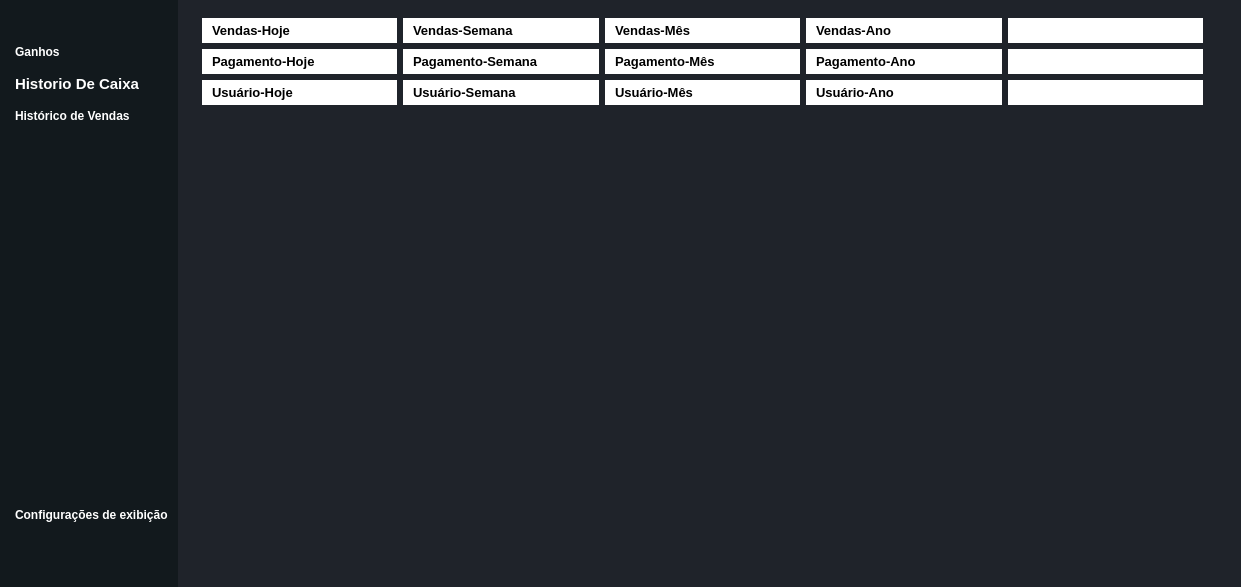
<?xml version="1.0" encoding="UTF-8"?>
<ui version="4.0">
 <class>Dialog</class>
 <widget class="QDialog" name="Dialog">
  <property name="windowModality">
   <enum>Qt::ApplicationModal</enum>
  </property>
  <property name="geometry">
   <rect>
    <x>0</x>
    <y>0</y>
    <width>1241</width>
    <height>587</height>
   </rect>
  </property>
  <property name="windowTitle">
   <string>Estatisticas</string>
  </property>
  <property name="styleSheet">
   <string notr="true">


*{
border:none;
background-color:transparent;
background:none;
padding:0;
margin:0;
color:#fff

}

QDialog{
background-color:#1f232a;

}
#leftMenuSubContainer{
background-color:#12191d;

}

QPushButton{
text-align:left;
padding:5px 10px;
}</string>
  </property>
  <property name="modal">
   <bool>true</bool>
  </property>
  <layout class="QGridLayout" name="gridLayout_8">
   <property name="leftMargin">
    <number>0</number>
   </property>
   <property name="topMargin">
    <number>0</number>
   </property>
   <property name="rightMargin">
    <number>0</number>
   </property>
   <property name="bottomMargin">
    <number>0</number>
   </property>
   <item row="0" column="0">
    <widget class="QWidget" name="leftMenuContainer" native="true">
     <property name="styleSheet">
      <string notr="true">QPushButton{
text-align:left;
	font: 11pt &quot;Nirmala UI&quot; ;
font-weight:bold;

border-top-left-radius:10px;
border-bottom-left-radius:10px ;
}</string>
     </property>
     <layout class="QHBoxLayout" name="horizontalLayout_2">
      <property name="leftMargin">
       <number>0</number>
      </property>
      <property name="topMargin">
       <number>0</number>
      </property>
      <property name="rightMargin">
       <number>0</number>
      </property>
      <property name="bottomMargin">
       <number>0</number>
      </property>
      <item alignment="Qt::AlignLeft">
       <widget class="QWidget" name="leftMenuSubContainer" native="true">
        <layout class="QVBoxLayout" name="verticalLayout">
         <property name="leftMargin">
          <number>5</number>
         </property>
         <property name="topMargin">
          <number>0</number>
         </property>
         <property name="rightMargin">
          <number>0</number>
         </property>
         <property name="bottomMargin">
          <number>0</number>
         </property>
         <item alignment="Qt::AlignTop">
          <widget class="QFrame" name="frame">
           <property name="styleSheet">
            <string notr="true"/>
           </property>
           <property name="frameShape">
            <enum>QFrame::StyledPanel</enum>
           </property>
           <property name="frameShadow">
            <enum>QFrame::Raised</enum>
           </property>
           <layout class="QHBoxLayout" name="horizontalLayout_3">
            <property name="leftMargin">
             <number>0</number>
            </property>
            <property name="topMargin">
             <number>0</number>
            </property>
            <property name="rightMargin">
             <number>0</number>
            </property>
            <property name="bottomMargin">
             <number>0</number>
            </property>
            <item>
             <widget class="QPushButton" name="MenuBtn">
              <property name="cursor">
               <cursorShape>PointingHandCursor</cursorShape>
              </property>
              <property name="toolTip">
               <string>Menu</string>
              </property>
              <property name="styleSheet">
               <string notr="true"/>
              </property>
              <property name="text">
               <string/>
              </property>
              <property name="icon">
               <iconset resource="resources.qrc">
                <normaloff>:/icons white/icons white theme/menu.svg</normaloff>:/icons white/icons white theme/menu.svg</iconset>
              </property>
              <property name="iconSize">
               <size>
                <width>24</width>
                <height>24</height>
               </size>
              </property>
             </widget>
            </item>
           </layout>
          </widget>
         </item>
         <item alignment="Qt::AlignTop">
          <widget class="QFrame" name="frame_2">
           <property name="sizePolicy">
            <sizepolicy hsizetype="Preferred" vsizetype="Preferred">
             <horstretch>0</horstretch>
             <verstretch>0</verstretch>
            </sizepolicy>
           </property>
           <property name="styleSheet">
            <string notr="true"/>
           </property>
           <property name="frameShape">
            <enum>QFrame::StyledPanel</enum>
           </property>
           <property name="frameShadow">
            <enum>QFrame::Raised</enum>
           </property>
           <layout class="QVBoxLayout" name="verticalLayout_2">
            <property name="leftMargin">
             <number>0</number>
            </property>
            <property name="topMargin">
             <number>10</number>
            </property>
            <property name="rightMargin">
             <number>0</number>
            </property>
            <property name="bottomMargin">
             <number>10</number>
            </property>
            <item>
             <widget class="QPushButton" name="ganhosBtn">
              <property name="cursor">
               <cursorShape>PointingHandCursor</cursorShape>
              </property>
              <property name="styleSheet">
               <string notr="true">QPushButton::pressed{
background-color:#1f232a;
}
 </string>
              </property>
              <property name="text">
               <string>Ganhos</string>
              </property>
              <property name="icon">
               <iconset resource="resources.qrc">
                <normaloff>:/icons white/icons white theme/dollar-sign.svg</normaloff>:/icons white/icons white theme/dollar-sign.svg</iconset>
              </property>
              <property name="iconSize">
               <size>
                <width>24</width>
                <height>24</height>
               </size>
              </property>
             </widget>
            </item>
            <item>
             <widget class="QPushButton" name="estatisticasBtn">
              <property name="font">
               <font>
                <family>Nirmala UI</family>
                <pointsize>11</pointsize>
                <weight>75</weight>
                <bold>true</bold>
               </font>
              </property>
              <property name="cursor">
               <cursorShape>PointingHandCursor</cursorShape>
              </property>
              <property name="styleSheet">
               <string notr="true">QPushButton::pressed{
background-color:#1f232a;
}</string>
              </property>
              <property name="text">
               <string>Historio De Caixa</string>
              </property>
              <property name="icon">
               <iconset resource="resources.qrc">
                <normaloff>:/icons white/icons white theme/bar-chart-2.svg</normaloff>:/icons white/icons white theme/bar-chart-2.svg</iconset>
              </property>
              <property name="iconSize">
               <size>
                <width>24</width>
                <height>24</height>
               </size>
              </property>
             </widget>
            </item>
            <item>
             <widget class="QPushButton" name="vendasBtn">
              <property name="cursor">
               <cursorShape>PointingHandCursor</cursorShape>
              </property>
              <property name="styleSheet">
               <string notr="true">QPushButton::pressed{
background-color:#1f232a;
}</string>
              </property>
              <property name="text">
               <string>Histórico de Vendas</string>
              </property>
              <property name="icon">
               <iconset resource="resources.qrc">
                <normaloff>:/icons white/icons white theme/monitor.svg</normaloff>:/icons white/icons white theme/monitor.svg</iconset>
              </property>
              <property name="iconSize">
               <size>
                <width>24</width>
                <height>24</height>
               </size>
              </property>
             </widget>
            </item>
           </layout>
          </widget>
         </item>
         <item>
          <spacer name="verticalSpacer">
           <property name="orientation">
            <enum>Qt::Vertical</enum>
           </property>
           <property name="sizeHint" stdset="0">
            <size>
             <width>20</width>
             <height>40</height>
            </size>
           </property>
          </spacer>
         </item>
         <item alignment="Qt::AlignBottom">
          <widget class="QFrame" name="frame_3">
           <property name="styleSheet">
            <string notr="true"/>
           </property>
           <property name="frameShape">
            <enum>QFrame::StyledPanel</enum>
           </property>
           <property name="frameShadow">
            <enum>QFrame::Raised</enum>
           </property>
           <layout class="QVBoxLayout" name="verticalLayout_3">
            <property name="leftMargin">
             <number>0</number>
            </property>
            <property name="topMargin">
             <number>0</number>
            </property>
            <property name="rightMargin">
             <number>0</number>
            </property>
            <property name="bottomMargin">
             <number>0</number>
            </property>
            <item>
             <widget class="QPushButton" name="configBtn">
              <property name="cursor">
               <cursorShape>PointingHandCursor</cursorShape>
              </property>
              <property name="styleSheet">
               <string notr="true">QPushButton::pressed{
background-color:#1f232a;
}</string>
              </property>
              <property name="text">
               <string>Configurações de exibição</string>
              </property>
              <property name="icon">
               <iconset resource="resources.qrc">
                <normaloff>:/icons white/icons white theme/settings.svg</normaloff>:/icons white/icons white theme/settings.svg</iconset>
              </property>
              <property name="iconSize">
               <size>
                <width>24</width>
                <height>24</height>
               </size>
              </property>
             </widget>
            </item>
            <item>
             <widget class="QPushButton" name="pushButton_6">
              <property name="styleSheet">
               <string notr="true"/>
              </property>
              <property name="text">
               <string/>
              </property>
              <property name="iconSize">
               <size>
                <width>24</width>
                <height>24</height>
               </size>
              </property>
             </widget>
            </item>
            <item>
             <widget class="QPushButton" name="pushButton_7">
              <property name="styleSheet">
               <string notr="true"/>
              </property>
              <property name="text">
               <string/>
              </property>
              <property name="iconSize">
               <size>
                <width>24</width>
                <height>24</height>
               </size>
              </property>
             </widget>
            </item>
           </layout>
          </widget>
         </item>
        </layout>
       </widget>
      </item>
     </layout>
    </widget>
   </item>
   <item row="0" column="1">
    <widget class="QWidget" name="mainBodyContainer" native="true">
     <property name="sizePolicy">
      <sizepolicy hsizetype="Expanding" vsizetype="Expanding">
       <horstretch>0</horstretch>
       <verstretch>0</verstretch>
      </sizepolicy>
     </property>
     <property name="styleSheet">
      <string notr="true"/>
     </property>
     <layout class="QGridLayout" name="gridLayout_2">
      <item row="0" column="0">
       <layout class="QGridLayout" name="gridLayout">
        <item row="0" column="0">
         <widget class="QStackedWidget" name="stackedWidget">
          <property name="styleSheet">
           <string notr="true">background-color:#1f232a;</string>
          </property>
          <property name="currentIndex">
           <number>1</number>
          </property>
          <widget class="QWidget" name="historicoDeCaixa">
           <layout class="QHBoxLayout" name="horizontalLayout_8">
            <item>
             <layout class="QGridLayout" name="gridLayout_7">
              <item row="0" column="0">
               <widget class="QTableWidget" name="tableWidget_2">
                <property name="styleSheet">
                 <string notr="true">QWidget {

    color: #fffff8;
}

QHeaderView::section {
    background-color: #646464;
    padding: 4px;
    font-size: 14pt;
    border-style: none;
    border-bottom: 1px solid #fffff8;
    border-right: 1px solid #fffff8;
}

QTableWidget {
    gridline-color: #fffff8;
    font-size: 12pt;
}

QHeaderView::section:horizontal
{
    border-top: 1px solid #fffff8;
}

QTableWidget QTableCornerButton::section {
    background-color: #646464;
    border: 1px solid #fffff8;
}

QHeaderView::section:horizontal
{
    border-top: 1px solid #fffff8;
}

QHeaderView::section:vertical
{
    border-left: 1px solid #fffff8;
}

QTableWidget::item{
border: 0px; padding: 5px;

}



QTableWidget::item:focus{border:none;}
</string>
                </property>
                <column>
                 <property name="text">
                  <string>ID</string>
                 </property>
                </column>
                <column>
                 <property name="text">
                  <string>Data De Abertura</string>
                 </property>
                </column>
                <column>
                 <property name="text">
                  <string>Data De Fechamento</string>
                 </property>
                </column>
                <column>
                 <property name="text">
                  <string>Qtd.Vendas</string>
                 </property>
                </column>
                <column>
                 <property name="text">
                  <string>Qtd.PD.Ven</string>
                 </property>
                </column>
                <column>
                 <property name="text">
                  <string>Total</string>
                 </property>
                </column>
               </widget>
              </item>
             </layout>
            </item>
            <item>
             <widget class="QWidget" name="widget_2" native="true">
              <property name="minimumSize">
               <size>
                <width>300</width>
                <height>0</height>
               </size>
              </property>
              <widget class="QWidget" name="verticalLayoutWidget_2">
               <property name="geometry">
                <rect>
                 <x>10</x>
                 <y>20</y>
                 <width>271</width>
                 <height>275</height>
                </rect>
               </property>
               <layout class="QVBoxLayout" name="verticalLayout_5">
                <item>
                 <widget class="QLabel" name="label_4">
                  <property name="font">
                   <font>
                    <pointsize>14</pointsize>
                    <weight>75</weight>
                    <bold>true</bold>
                   </font>
                  </property>
                  <property name="text">
                   <string>Filtrar:</string>
                  </property>
                 </widget>
                </item>
                <item>
                 <layout class="QHBoxLayout" name="horizontalLayout_7">
                  <item>
                   <widget class="QDateTimeEdit" name="dateTimeEdit_3">
                    <property name="font">
                     <font>
                      <pointsize>10</pointsize>
                      <weight>50</weight>
                      <bold>false</bold>
                     </font>
                    </property>
                    <property name="displayFormat">
                     <string>dd/MM/yyyy </string>
                    </property>
                   </widget>
                  </item>
                  <item>
                   <widget class="QDateTimeEdit" name="dateTimeEdit_4">
                    <property name="font">
                     <font>
                      <pointsize>10</pointsize>
                      <weight>50</weight>
                      <bold>false</bold>
                     </font>
                    </property>
                    <property name="displayFormat">
                     <string>dd/MM/yyyy </string>
                    </property>
                   </widget>
                  </item>
                 </layout>
                </item>
                <item>
                 <spacer name="horizontalSpacer_6">
                  <property name="orientation">
                   <enum>Qt::Horizontal</enum>
                  </property>
                  <property name="sizeHint" stdset="0">
                   <size>
                    <width>40</width>
                    <height>20</height>
                   </size>
                  </property>
                 </spacer>
                </item>
                <item>
                 <spacer name="horizontalSpacer_3">
                  <property name="orientation">
                   <enum>Qt::Horizontal</enum>
                  </property>
                  <property name="sizeHint" stdset="0">
                   <size>
                    <width>40</width>
                    <height>20</height>
                   </size>
                  </property>
                 </spacer>
                </item>
                <item>
                 <widget class="QLabel" name="label_5">
                  <property name="font">
                   <font>
                    <pointsize>14</pointsize>
                    <weight>75</weight>
                    <bold>true</bold>
                   </font>
                  </property>
                  <property name="text">
                   <string>Ganho:</string>
                  </property>
                 </widget>
                </item>
                <item>
                 <spacer name="horizontalSpacer_7">
                  <property name="orientation">
                   <enum>Qt::Horizontal</enum>
                  </property>
                  <property name="sizeHint" stdset="0">
                   <size>
                    <width>40</width>
                    <height>20</height>
                   </size>
                  </property>
                 </spacer>
                </item>
                <item>
                 <widget class="QLabel" name="label_6">
                  <property name="font">
                   <font>
                    <pointsize>10</pointsize>
                    <weight>50</weight>
                    <bold>false</bold>
                   </font>
                  </property>
                  <property name="text">
                   <string>Distância de dias</string>
                  </property>
                 </widget>
                </item>
               </layout>
              </widget>
             </widget>
            </item>
           </layout>
          </widget>
          <widget class="QWidget" name="Ganhos">
           <layout class="QGridLayout" name="gridLayout_4">
            <item row="6" column="3">
             <spacer name="verticalSpacer_2">
              <property name="orientation">
               <enum>Qt::Vertical</enum>
              </property>
              <property name="sizeHint" stdset="0">
               <size>
                <width>20</width>
                <height>40</height>
               </size>
              </property>
             </spacer>
            </item>
            <item row="6" column="2">
             <layout class="QVBoxLayout" name="verticalLayout_7">
              <item>
               <layout class="QGridLayout" name="gridLayout_3">
                <property name="sizeConstraint">
                 <enum>QLayout::SetMaximumSize</enum>
                </property>
               </layout>
              </item>
             </layout>
            </item>
            <item row="5" column="2">
             <spacer name="horizontalSpacer">
              <property name="orientation">
               <enum>Qt::Horizontal</enum>
              </property>
              <property name="sizeHint" stdset="0">
               <size>
                <width>40</width>
                <height>20</height>
               </size>
              </property>
             </spacer>
            </item>
            <item row="4" column="2">
             <layout class="QVBoxLayout" name="verticalLayout_6">
              <property name="sizeConstraint">
               <enum>QLayout::SetMinimumSize</enum>
              </property>
              <item>
               <layout class="QHBoxLayout" name="horizontalLayout_4">
                <item>
                 <widget class="QPushButton" name="pushButton_2">
                  <property name="font">
                   <font>
                    <pointsize>10</pointsize>
                    <weight>75</weight>
                    <bold>true</bold>
                   </font>
                  </property>
                  <property name="styleSheet">
                   <string notr="true">background-color: rgb(255, 255, 255);
color: rgb(0, 0, 0);</string>
                  </property>
                  <property name="text">
                   <string>Vendas-Hoje</string>
                  </property>
                 </widget>
                </item>
                <item>
                 <widget class="QPushButton" name="pushButton_13">
                  <property name="font">
                   <font>
                    <pointsize>10</pointsize>
                    <weight>75</weight>
                    <bold>true</bold>
                   </font>
                  </property>
                  <property name="styleSheet">
                   <string notr="true">background-color: rgb(255, 255, 255);
color: rgb(0, 0, 0);</string>
                  </property>
                  <property name="text">
                   <string>Vendas-Semana</string>
                  </property>
                 </widget>
                </item>
                <item>
                 <widget class="QPushButton" name="pushButton_5">
                  <property name="font">
                   <font>
                    <pointsize>10</pointsize>
                    <weight>75</weight>
                    <bold>true</bold>
                   </font>
                  </property>
                  <property name="styleSheet">
                   <string notr="true">background-color: rgb(255, 255, 255);
color: rgb(0, 0, 0);</string>
                  </property>
                  <property name="text">
                   <string>Vendas-Mês</string>
                  </property>
                 </widget>
                </item>
                <item>
                 <widget class="QPushButton" name="pushButton_4">
                  <property name="font">
                   <font>
                    <pointsize>10</pointsize>
                    <weight>75</weight>
                    <bold>true</bold>
                   </font>
                  </property>
                  <property name="styleSheet">
                   <string notr="true">background-color: rgb(255, 255, 255);
color: rgb(0, 0, 0);</string>
                  </property>
                  <property name="text">
                   <string>Vendas-Ano</string>
                  </property>
                 </widget>
                </item>
                <item>
                 <widget class="QPushButton" name="pushButton_3">
                  <property name="font">
                   <font>
                    <pointsize>10</pointsize>
                    <weight>75</weight>
                    <bold>true</bold>
                   </font>
                  </property>
                  <property name="styleSheet">
                   <string notr="true">background-color: rgb(255, 255, 255);
color: rgb(0, 0, 0);</string>
                  </property>
                  <property name="text">
                   <string/>
                  </property>
                 </widget>
                </item>
               </layout>
              </item>
              <item>
               <layout class="QHBoxLayout" name="horizontalLayout_5">
                <item>
                 <widget class="QPushButton" name="pushButton_11">
                  <property name="font">
                   <font>
                    <pointsize>10</pointsize>
                    <weight>75</weight>
                    <bold>true</bold>
                   </font>
                  </property>
                  <property name="styleSheet">
                   <string notr="true">background-color: rgb(255, 255, 255);
color: rgb(0, 0, 0);</string>
                  </property>
                  <property name="text">
                   <string>Pagamento-Hoje</string>
                  </property>
                 </widget>
                </item>
                <item>
                 <widget class="QPushButton" name="pushButton_12">
                  <property name="font">
                   <font>
                    <pointsize>10</pointsize>
                    <weight>75</weight>
                    <bold>true</bold>
                   </font>
                  </property>
                  <property name="styleSheet">
                   <string notr="true">background-color: rgb(255, 255, 255);
color: rgb(0, 0, 0);</string>
                  </property>
                  <property name="text">
                   <string>Pagamento-Semana</string>
                  </property>
                 </widget>
                </item>
                <item>
                 <widget class="QPushButton" name="pushButton_10">
                  <property name="font">
                   <font>
                    <pointsize>10</pointsize>
                    <weight>75</weight>
                    <bold>true</bold>
                   </font>
                  </property>
                  <property name="styleSheet">
                   <string notr="true">background-color: rgb(255, 255, 255);
color: rgb(0, 0, 0);</string>
                  </property>
                  <property name="text">
                   <string>Pagamento-Mês</string>
                  </property>
                 </widget>
                </item>
                <item>
                 <widget class="QPushButton" name="pushButton_9">
                  <property name="font">
                   <font>
                    <pointsize>10</pointsize>
                    <weight>75</weight>
                    <bold>true</bold>
                   </font>
                  </property>
                  <property name="styleSheet">
                   <string notr="true">background-color: rgb(255, 255, 255);
color: rgb(0, 0, 0);</string>
                  </property>
                  <property name="text">
                   <string>Pagamento-Ano</string>
                  </property>
                 </widget>
                </item>
                <item>
                 <widget class="QPushButton" name="pushButton_8">
                  <property name="font">
                   <font>
                    <pointsize>10</pointsize>
                    <weight>75</weight>
                    <bold>true</bold>
                   </font>
                  </property>
                  <property name="styleSheet">
                   <string notr="true">background-color: rgb(255, 255, 255);
color: rgb(0, 0, 0);</string>
                  </property>
                  <property name="text">
                   <string/>
                  </property>
                 </widget>
                </item>
               </layout>
              </item>
              <item>
               <layout class="QHBoxLayout" name="horizontalLayout_6">
                <item>
                 <widget class="QPushButton" name="pushButton_18">
                  <property name="font">
                   <font>
                    <pointsize>10</pointsize>
                    <weight>75</weight>
                    <bold>true</bold>
                   </font>
                  </property>
                  <property name="styleSheet">
                   <string notr="true">background-color: rgb(255, 255, 255);
color: rgb(0, 0, 0);</string>
                  </property>
                  <property name="text">
                   <string>Usuário-Hoje</string>
                  </property>
                 </widget>
                </item>
                <item>
                 <widget class="QPushButton" name="pushButton_17">
                  <property name="font">
                   <font>
                    <pointsize>10</pointsize>
                    <weight>75</weight>
                    <bold>true</bold>
                   </font>
                  </property>
                  <property name="styleSheet">
                   <string notr="true">background-color: rgb(255, 255, 255);
color: rgb(0, 0, 0);</string>
                  </property>
                  <property name="text">
                   <string>Usuário-Semana</string>
                  </property>
                 </widget>
                </item>
                <item>
                 <widget class="QPushButton" name="pushButton_16">
                  <property name="font">
                   <font>
                    <pointsize>10</pointsize>
                    <weight>75</weight>
                    <bold>true</bold>
                   </font>
                  </property>
                  <property name="styleSheet">
                   <string notr="true">background-color: rgb(255, 255, 255);
color: rgb(0, 0, 0);</string>
                  </property>
                  <property name="text">
                   <string>Usuário-Mês</string>
                  </property>
                 </widget>
                </item>
                <item>
                 <widget class="QPushButton" name="pushButton_15">
                  <property name="font">
                   <font>
                    <pointsize>10</pointsize>
                    <weight>75</weight>
                    <bold>true</bold>
                   </font>
                  </property>
                  <property name="styleSheet">
                   <string notr="true">background-color: rgb(255, 255, 255);
color: rgb(0, 0, 0);</string>
                  </property>
                  <property name="text">
                   <string>Usuário-Ano</string>
                  </property>
                 </widget>
                </item>
                <item>
                 <widget class="QPushButton" name="pushButton_14">
                  <property name="font">
                   <font>
                    <pointsize>10</pointsize>
                    <weight>75</weight>
                    <bold>true</bold>
                   </font>
                  </property>
                  <property name="styleSheet">
                   <string notr="true">background-color: rgb(255, 255, 255);
color: rgb(0, 0, 0);</string>
                  </property>
                  <property name="text">
                   <string/>
                  </property>
                 </widget>
                </item>
               </layout>
              </item>
             </layout>
            </item>
           </layout>
          </widget>
          <widget class="QWidget" name="vendas">
           <layout class="QGridLayout" name="gridLayout_6">
            <item row="0" column="0">
             <layout class="QGridLayout" name="gridLayout_5">
              <item row="0" column="0">
               <widget class="QTableWidget" name="tableWidget">
                <property name="styleSheet">
                 <string notr="true">QWidget {

    color: #fffff8;
}

QHeaderView::section {
    background-color: #646464;
    padding: 4px;
    font-size: 14pt;
    border-style: none;
    border-bottom: 1px solid #fffff8;
    border-right: 1px solid #fffff8;
}

QTableWidget {
    gridline-color: #fffff8;
    font-size: 12pt;
}

QHeaderView::section:horizontal
{
    border-top: 1px solid #fffff8;
}

QTableWidget QTableCornerButton::section {
    background-color: #646464;
    border: 1px solid #fffff8;
}

QHeaderView::section:horizontal
{
    border-top: 1px solid #fffff8;
}

QHeaderView::section:vertical
{
    border-left: 1px solid #fffff8;
}

QTableWidget::item{
border: 0px; padding: 5px;

}



QTableWidget::item:focus{border:none;}
</string>
                </property>
                <column>
                 <property name="text">
                  <string>ID</string>
                 </property>
                </column>
                <column>
                 <property name="text">
                  <string>Data E Hora</string>
                 </property>
                </column>
                <column>
                 <property name="text">
                  <string>Qtd. Produtos Vendidos</string>
                 </property>
                </column>
                <column>
                 <property name="text">
                  <string>Total</string>
                 </property>
                </column>
               </widget>
              </item>
             </layout>
            </item>
            <item row="0" column="1">
             <widget class="QWidget" name="widget" native="true">
              <property name="minimumSize">
               <size>
                <width>300</width>
                <height>0</height>
               </size>
              </property>
              <widget class="QWidget" name="verticalLayoutWidget">
               <property name="geometry">
                <rect>
                 <x>10</x>
                 <y>20</y>
                 <width>271</width>
                 <height>275</height>
                </rect>
               </property>
               <layout class="QVBoxLayout" name="verticalLayout_4">
                <item>
                 <widget class="QLabel" name="label_2">
                  <property name="font">
                   <font>
                    <pointsize>14</pointsize>
                    <weight>75</weight>
                    <bold>true</bold>
                   </font>
                  </property>
                  <property name="text">
                   <string>Filtrar:</string>
                  </property>
                 </widget>
                </item>
                <item>
                 <layout class="QHBoxLayout" name="horizontalLayout">
                  <item>
                   <widget class="QDateTimeEdit" name="dateTimeEdit_2">
                    <property name="font">
                     <font>
                      <pointsize>10</pointsize>
                      <weight>50</weight>
                      <bold>false</bold>
                     </font>
                    </property>
                    <property name="displayFormat">
                     <string>dd/MM/yyyy </string>
                    </property>
                   </widget>
                  </item>
                  <item>
                   <widget class="QDateTimeEdit" name="dateTimeEdit">
                    <property name="font">
                     <font>
                      <pointsize>10</pointsize>
                      <weight>50</weight>
                      <bold>false</bold>
                     </font>
                    </property>
                    <property name="displayFormat">
                     <string>dd/MM/yyyy </string>
                    </property>
                   </widget>
                  </item>
                 </layout>
                </item>
                <item>
                 <spacer name="horizontalSpacer_5">
                  <property name="orientation">
                   <enum>Qt::Horizontal</enum>
                  </property>
                  <property name="sizeHint" stdset="0">
                   <size>
                    <width>40</width>
                    <height>20</height>
                   </size>
                  </property>
                 </spacer>
                </item>
                <item>
                 <spacer name="horizontalSpacer_2">
                  <property name="orientation">
                   <enum>Qt::Horizontal</enum>
                  </property>
                  <property name="sizeHint" stdset="0">
                   <size>
                    <width>40</width>
                    <height>20</height>
                   </size>
                  </property>
                 </spacer>
                </item>
                <item>
                 <widget class="QLabel" name="label">
                  <property name="font">
                   <font>
                    <pointsize>14</pointsize>
                    <weight>75</weight>
                    <bold>true</bold>
                   </font>
                  </property>
                  <property name="text">
                   <string>Ganho:</string>
                  </property>
                 </widget>
                </item>
                <item>
                 <spacer name="horizontalSpacer_4">
                  <property name="orientation">
                   <enum>Qt::Horizontal</enum>
                  </property>
                  <property name="sizeHint" stdset="0">
                   <size>
                    <width>40</width>
                    <height>20</height>
                   </size>
                  </property>
                 </spacer>
                </item>
                <item>
                 <widget class="QLabel" name="label_3">
                  <property name="font">
                   <font>
                    <pointsize>10</pointsize>
                    <weight>50</weight>
                    <bold>false</bold>
                   </font>
                  </property>
                  <property name="text">
                   <string>Distância de dias</string>
                  </property>
                 </widget>
                </item>
               </layout>
              </widget>
             </widget>
            </item>
           </layout>
          </widget>
          <widget class="QWidget" name="config">
           <widget class="QWidget" name="verticalLayoutWidget_4">
            <property name="geometry">
             <rect>
              <x>20</x>
              <y>50</y>
              <width>357</width>
              <height>162</height>
             </rect>
            </property>
            <layout class="QVBoxLayout" name="verticalLayout_9">
             <item>
              <widget class="QLabel" name="label_7">
               <property name="font">
                <font>
                 <pointsize>16</pointsize>
                 <weight>75</weight>
                 <bold>true</bold>
                </font>
               </property>
               <property name="text">
                <string>Dias De exibição:</string>
               </property>
              </widget>
             </item>
             <item>
              <layout class="QHBoxLayout" name="horizontalLayout_9">
               <item>
                <widget class="QLineEdit" name="lineEdit">
                 <property name="font">
                  <font>
                   <pointsize>14</pointsize>
                   <weight>75</weight>
                   <bold>true</bold>
                  </font>
                 </property>
                 <property name="styleSheet">
                  <string notr="true">
border: 1px solid;
border-color: rgb(255, 255, 255);
color: rgb(255, 255, 255);</string>
                 </property>
                 <property name="maxLength">
                  <number>7</number>
                 </property>
                </widget>
               </item>
               <item>
                <widget class="QPushButton" name="pushButton">
                 <property name="font">
                  <font>
                   <pointsize>14</pointsize>
                   <weight>75</weight>
                   <bold>true</bold>
                  </font>
                 </property>
                 <property name="cursor">
                  <cursorShape>PointingHandCursor</cursorShape>
                 </property>
                 <property name="styleSheet">
                  <string notr="true">
color: rgb(255, 255, 255);</string>
                 </property>
                 <property name="text">
                  <string>Salvar</string>
                 </property>
                </widget>
               </item>
              </layout>
             </item>
             <item>
              <spacer name="horizontalSpacer_8">
               <property name="orientation">
                <enum>Qt::Horizontal</enum>
               </property>
               <property name="sizeHint" stdset="0">
                <size>
                 <width>40</width>
                 <height>20</height>
                </size>
               </property>
              </spacer>
             </item>
             <item>
              <layout class="QVBoxLayout" name="verticalLayout_8">
               <item>
                <widget class="QLabel" name="label_8">
                 <property name="font">
                  <font>
                   <pointsize>12</pointsize>
                   <weight>75</weight>
                   <bold>true</bold>
                  </font>
                 </property>
                 <property name="text">
                  <string>limite De exibição Dos itens mais vendidos:</string>
                 </property>
                </widget>
               </item>
               <item>
                <layout class="QHBoxLayout" name="horizontalLayout_10">
                 <item>
                  <widget class="QLineEdit" name="lineEdit_2">
                   <property name="font">
                    <font>
                     <pointsize>14</pointsize>
                     <weight>75</weight>
                     <bold>true</bold>
                    </font>
                   </property>
                   <property name="styleSheet">
                    <string notr="true">
border: 1px solid;
border-color: rgb(255, 255, 255);
color: rgb(255, 255, 255);</string>
                   </property>
                   <property name="maxLength">
                    <number>10</number>
                   </property>
                  </widget>
                 </item>
                 <item>
                  <widget class="QPushButton" name="pushButton_19">
                   <property name="font">
                    <font>
                     <pointsize>14</pointsize>
                     <weight>75</weight>
                     <bold>true</bold>
                    </font>
                   </property>
                   <property name="cursor">
                    <cursorShape>PointingHandCursor</cursorShape>
                   </property>
                   <property name="styleSheet">
                    <string notr="true">
color: rgb(255, 255, 255);</string>
                   </property>
                   <property name="text">
                    <string>Salvar</string>
                   </property>
                  </widget>
                 </item>
                </layout>
               </item>
              </layout>
             </item>
            </layout>
           </widget>
          </widget>
         </widget>
        </item>
       </layout>
      </item>
     </layout>
    </widget>
   </item>
  </layout>
 </widget>
 <resources>
  <include location="resources.qrc"/>
 </resources>
 <connections/>
</ui>
